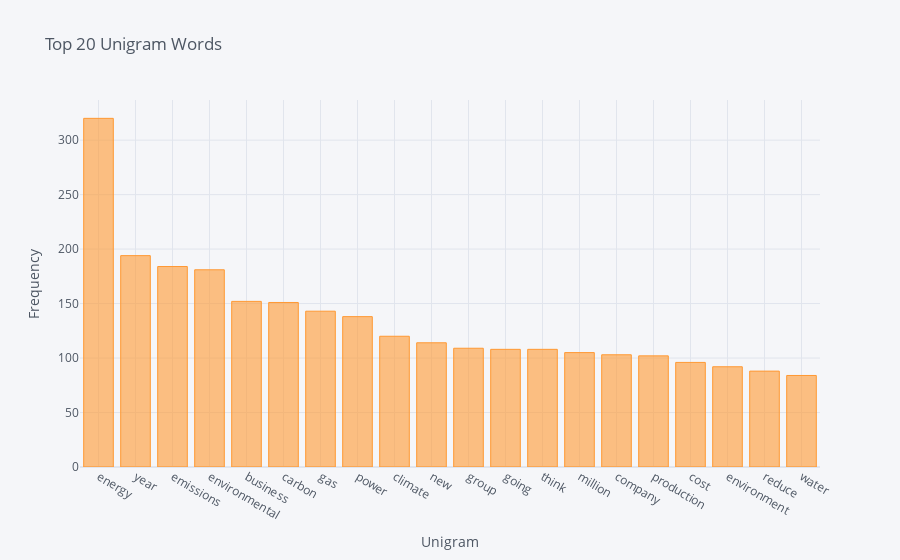

Notebook cell for this chart:
### Code cell
words = get_top_n_words(df['text'], 20)
dfUni = pd.DataFrame(words, columns = ['Unigram','Frequency'])
dfUni = dfUni.set_index('Unigram')
dfUni.iplot(kind = 'bar', xTitle='Unigram', yTitle='Frequency', title = 'Top 20 Unigram Words')

### Figure 1 — Plotly figure (JSON) as saved in the notebook; plotly's stock layout.template omitted (floating-point values rounded to 4 significant figures)
{"data": [{"marker": {"color": "rgba(255, 153, 51, 0.6)", "line": {"color": "rgba(255, 153, 51, 1.0)", "width": 1}}, "name": "Frequency", "orientation": "v", "text": "", "type": "bar", "x": ["energy", "year", "emissions", "environmental", "business", "carbon", "gas", "power", "climate", "new", "group", "going", "think", "million", "company", "production", "cost", "environment", "reduce", "water"], "y": [320, 194, 184, 181, 152, 151, 143, 138, 120, 114, 109, 108, 108, 105, 103, 102, 96, 92, 88, 84]}], "layout": {"legend": {"bgcolor": "#F5F6F9", "font": {"color": "#4D5663"}}, "paper_bgcolor": "#F5F6F9", "plot_bgcolor": "#F5F6F9", "title": {"font": {"color": "#4D5663"}, "text": "Top 20 Unigram Words"}, "xaxis": {"gridcolor": "#E1E5ED", "showgrid": true, "tickfont": {"color": "#4D5663"}, "title": {"font": {"color": "#4D5663"}, "text": "Unigram"}, "zerolinecolor": "#E1E5ED"}, "yaxis": {"gridcolor": "#E1E5ED", "showgrid": true, "tickfont": {"color": "#4D5663"}, "title": {"font": {"color": "#4D5663"}, "text": "Frequency"}, "zerolinecolor": "#E1E5ED"}}}
